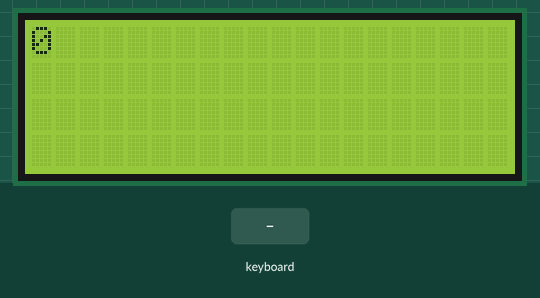
This sketch was run on a simulated Arduino Uno, built with avr-gcc and run on an emulated ATmega328P. Shown: 20×4 character LCD. Inputs (shaded band) come from the test bench.

Above: at 1.2 s.
1.3 s: PS/2 keyboard text "1" received
2.8 s: PS/2 keyboard text "2" received
4.3 s: PS/2 keyboard text "3" received
5.8 s: PS/2 keyboard text "5" received
At 6.2 s:
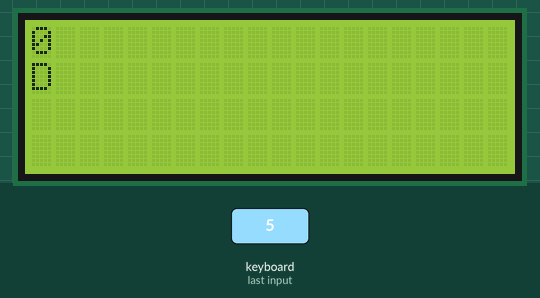
8.8 s: PS/2 keyboard text "6" received
At 10.2 s:
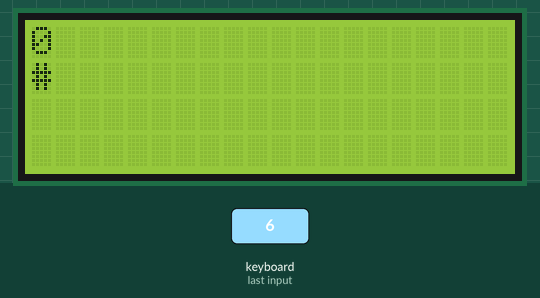
Timing chart, 0 to 11.8 s (numbered marks = the images above; inputs shaded):
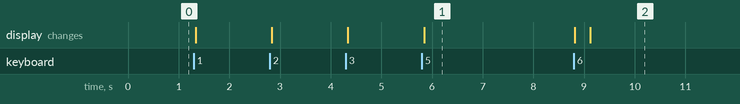

The sketch:

ps2.ino
```cpp
// include the library code:
#include <LiquidCrystal.h>
#include <PS2Keyboard.h>


// initialize the library with the numbers of the interface pins
LiquidCrystal lcd(9, 8, 5, 4, 7, 6);
PS2Keyboard keyboard;

const int DataPin = 3;   // ps2-mple
const int IRQpin =  2;   // ps2-kitrino
                         // ps2-kokkino = trofodosia
                         // ps2-aspro   = geiwsi

void setup() {
  // set up the LCD's number of columns and rows:
  lcd.begin(20, 4);
  keyboard.begin(DataPin, IRQpin);
}

int keypad_availiable() {
  return keyboard.available();
}

char keypad_read() {
  int k = keyboard.read();
  switch(k) {
    case 109:  return '1';
    case 118:  return '2';
    case  42:  return '3';
    case  47:  return 'A';

    case 104:  return '4';
    case 103:  return '5';
    case  46:  return '6';
    case  48:  return 'B';

    case 106:  return '7';
    case 102:  return '8';
    case  51:  return '9';
    case  50:  return 'C';

    case 121:  return '*';
    case 116:  return '0';
    case  54:  return '#';
    case  53:  return 'D';
    default:   return '?';
  }
}

void loop() {
  static char p;

  lcd.clear();
  lcd.setCursor(0, 0);

  int a = keypad_availiable();
  lcd.print(a);
  if (a) {
    p = keypad_read();

    if (p == '1')       keyboard.setLed(0, 0);
    else if (p == '2')  keyboard.setLed(1, 0);
    else if (p == '3')  keyboard.setLed(2, 0);
    else if (p == '4')  keyboard.setLed(0, 1);
    else if (p == '5')  keyboard.setLed(1, 1);
    else if (p == '6')  keyboard.setLed(2, 1);
    else if (p == '7')  keyboard.toggleLed(0);
    else if (p == '8')  keyboard.toggleLed(1);
    else if (p == '9')  keyboard.toggleLed(2);
  }
  lcd.setCursor(0, 1);
  lcd.print(p);

  delay(10);
}
```

Measured:
- after the input at 5.8 s, the display: changes at once (image 1)
- after the input at 8.8 s, the display: first changes at once (image 2 shows a later state)
